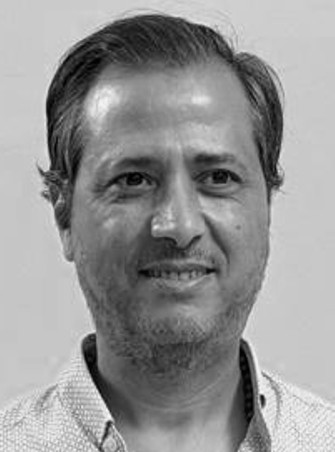
#> input picture libraries/stzlib/base/test/images/face.jpg, 335 x 452 px, found by its file name
$ python temp.py
#> lines starting #> are read from the running program, lines starting #| are printed output that depends on the picture; after the words box and inside, x2 and y2 are one past the last pixel; in counts of white or black regions, pixels touching at a corner belong together


def transform_to_ring(data):
    def _transform(obj):
        if isinstance(obj, dict):
            items = []
            for key, value in obj.items():
                items.append(f"['{key}', {_transform(value)}]")
            return "[" + ", ".join(items) + "]"
        elif isinstance(obj, list):
            return "[" + ", ".join(_transform(item) for item in obj) + "]"
        elif isinstance(obj, str):
            # Check if the string looks like a Python dictionary
            if obj.startswith("{") and obj.endswith("}"):
                try:
                    # Try to convert the string back to a dictionary using eval
                    # This is safe here because we know the source is from get_params()
                    dict_obj = eval(obj)
                    if isinstance(dict_obj, dict):
                        # If successful, transform the dictionary
                        return _transform(dict_obj)
                except:
                    # If eval fails, just treat it as a normal string
                    pass
            return f"'{obj}'"
        elif isinstance(obj, (int, float)):
            # Convert to string first to check for scientific notation
            str_val = str(obj)
            if "e" in str_val.lower():  # Check for scientific notation
                return f"'{str_val}'"
            return str_val
        elif obj is None:
            return "NULL"
        elif isinstance(obj, bool):
            return str(obj).upper()  # Convert True/False to TRUE/FALSE
        else:
            return f"'{str(obj)}'"
    return _transform(data)

# Main code
print("Python script starting...")

import cv2

# Load the pre-trained Haar Cascade classifier
face_cascade = cv2.CascadeClassifier(cv2.data.haarcascades + "haarcascade_frontalface_default.xml")

# Load image
image = cv2.imread("images/face.jpg")
#> image is the input picture: shape (452, 335, 3); min 0, max 252, mean 149.3

# Convert to grayscale for detection
gray = cv2.cvtColor(image, cv2.COLOR_BGR2GRAY)

# Detect faces
faces = face_cascade.detectMultiScale(gray, scaleFactor=1.1, minNeighbors=5, minSize=(30, 30))
#> faces = [[52, 86, 242, 242]]

# Process results and draw on image
face_results = []
for i, (x, y, w, h) in enumerate(faces):
    # Draw orange rectangle (BGR format: orange is approximately (0, 165, 255))
    cv2.rectangle(image, (x, y), (x+w, y+h), (0, 165, 255), 2)

    # Calculate and draw center point
    center_x = int(x + w/2)
    center_y = int(y + h/2)
    cv2.circle(image, (center_x, center_y), 5, (0, 165, 255), 2)

    face_results.append({
        "face_id": i + 1,
        "bbox": [int(x), int(y), int(w), int(h)],
        "center": [center_x, center_y]
    })
#> this loop made 1 pass
#> (x, y, w, h, center_x, center_y) on pass 1: (52, 86, 242, 242, 173, 207)
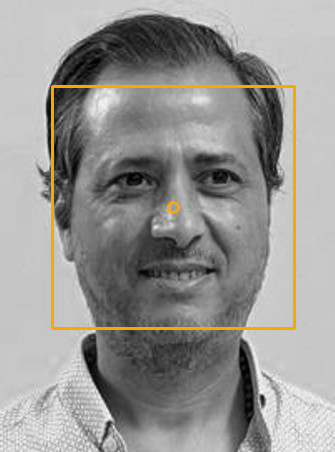
#> image: shape (452, 335, 3); 1.97% of pixels changed, all inside (x1, y1, x2, y2) = (51, 85, 296, 330)
#> after the loop, face_results = 1 item

# Save the annotated image
cv2.imwrite("images/face2.jpg", image)

res = {
    "total_faces": len(faces),
    "faces": face_results,
    "output_file": "images/face2.jpg"
}

print("Data before transformation:", res)
#| Data before transformation: {'total_faces': 1, 'faces': [{'face_id': 1, 'bbox': [52, 86, 242, 242], 'center': [173, 207]}], 'output_file': 'images/face2.jpg'}
transformed = transform_to_ring(res)
#> the loop in _transform, `for key, value in obj.items():` made 3 passes
#> (key, value) on pass 1: ('total_faces', 1)
#> key on pass 2: 'faces'
#> after the loop in _transform, `for key, value in obj.items():`: items = 3 items
print("Data after transformation:", transformed)
#| Data after transformation: [['total_faces', 1], ['faces', [[['face_id', 1], ['bbox', [52, 86, 242, 242]], ['center', [173, 207]]]]], ['output_file', 'images/face2.jpg']]
with open("pyresult.txt", "w") as f:
    f.write(transformed)
print("Data written to file")
